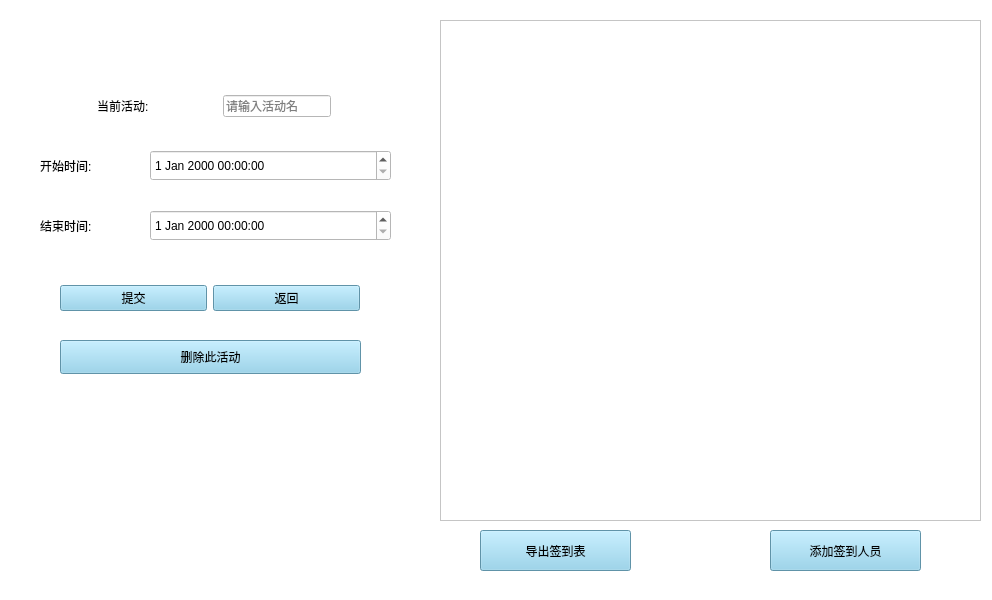
<?xml version="1.0" encoding="UTF-8"?>
<ui version="4.0">
 <class>manageAct</class>
 <widget class="QMainWindow" name="manageAct">
  <property name="geometry">
   <rect>
    <x>0</x>
    <y>0</y>
    <width>992</width>
    <height>600</height>
   </rect>
  </property>
  <property name="windowTitle">
   <string>管理活动</string>
  </property>
  <property name="styleSheet">
   <string notr="true">* {
	background-color: white;
	font: 12pt &quot;YaHei Monaco Hybird&quot;;
}
QPushButton{
	background-color: skyblue;
}
QLabel{
	font: 12pt &quot;YaHei Monaco Hybird&quot;;
}</string>
  </property>
  <widget class="QWidget" name="centralwidget">
   <widget class="QDateTimeEdit" name="end_dt">
    <property name="geometry">
     <rect>
      <x>150</x>
      <y>210</y>
      <width>241</width>
      <height>31</height>
     </rect>
    </property>
   </widget>
   <widget class="QLabel" name="name_lab_3">
    <property name="geometry">
     <rect>
      <x>40</x>
      <y>210</y>
      <width>101</width>
      <height>31</height>
     </rect>
    </property>
    <property name="sizePolicy">
     <sizepolicy hsizetype="Fixed" vsizetype="Fixed">
      <horstretch>60</horstretch>
      <verstretch>30</verstretch>
     </sizepolicy>
    </property>
    <property name="text">
     <string>结束时间:</string>
    </property>
    <property name="textFormat">
     <enum>Qt::PlainText</enum>
    </property>
    <property name="buddy">
     <cstring></cstring>
    </property>
   </widget>
   <widget class="QWidget" name="layoutWidget">
    <property name="geometry">
     <rect>
      <x>29</x>
      <y>90</y>
      <width>371</width>
      <height>33</height>
     </rect>
    </property>
    <layout class="QHBoxLayout" name="horizontalLayout">
     <item>
      <widget class="QLabel" name="name_lab">
       <property name="sizePolicy">
        <sizepolicy hsizetype="Fixed" vsizetype="Fixed">
         <horstretch>60</horstretch>
         <verstretch>30</verstretch>
        </sizepolicy>
       </property>
       <property name="text">
        <string>当前活动:</string>
       </property>
       <property name="textFormat">
        <enum>Qt::PlainText</enum>
       </property>
       <property name="buddy">
        <cstring></cstring>
       </property>
      </widget>
     </item>
     <item>
      <widget class="QLineEdit" name="name_le">
       <property name="sizePolicy">
        <sizepolicy hsizetype="Fixed" vsizetype="Fixed">
         <horstretch>200</horstretch>
         <verstretch>30</verstretch>
        </sizepolicy>
       </property>
       <property name="baseSize">
        <size>
         <width>220</width>
         <height>30</height>
        </size>
       </property>
       <property name="text">
        <string/>
       </property>
       <property name="placeholderText">
        <string>请输入活动名</string>
       </property>
      </widget>
     </item>
    </layout>
   </widget>
   <widget class="QDateTimeEdit" name="start_dt">
    <property name="geometry">
     <rect>
      <x>150</x>
      <y>150</y>
      <width>241</width>
      <height>31</height>
     </rect>
    </property>
   </widget>
   <widget class="QLabel" name="name_lab_2">
    <property name="geometry">
     <rect>
      <x>40</x>
      <y>150</y>
      <width>101</width>
      <height>31</height>
     </rect>
    </property>
    <property name="sizePolicy">
     <sizepolicy hsizetype="Fixed" vsizetype="Fixed">
      <horstretch>60</horstretch>
      <verstretch>30</verstretch>
     </sizepolicy>
    </property>
    <property name="text">
     <string>开始时间:</string>
    </property>
    <property name="textFormat">
     <enum>Qt::PlainText</enum>
    </property>
    <property name="buddy">
     <cstring></cstring>
    </property>
   </widget>
   <widget class="QWidget" name="layoutWidget_2">
    <property name="geometry">
     <rect>
      <x>60</x>
      <y>280</y>
      <width>300</width>
      <height>36</height>
     </rect>
    </property>
    <layout class="QHBoxLayout" name="horizontalLayout_6">
     <item>
      <widget class="QPushButton" name="add_bt">
       <property name="text">
        <string>提交</string>
       </property>
      </widget>
     </item>
     <item>
      <widget class="QPushButton" name="return_bt">
       <property name="text">
        <string>返回</string>
       </property>
      </widget>
     </item>
    </layout>
   </widget>
   <widget class="QTableWidget" name="user_tb">
    <property name="geometry">
     <rect>
      <x>440</x>
      <y>20</y>
      <width>541</width>
      <height>501</height>
     </rect>
    </property>
   </widget>
   <widget class="QPushButton" name="output_btn">
    <property name="geometry">
     <rect>
      <x>480</x>
      <y>530</y>
      <width>151</width>
      <height>41</height>
     </rect>
    </property>
    <property name="sizePolicy">
     <sizepolicy hsizetype="Fixed" vsizetype="Fixed">
      <horstretch>150</horstretch>
      <verstretch>40</verstretch>
     </sizepolicy>
    </property>
    <property name="text">
     <string>导出签到表</string>
    </property>
   </widget>
   <widget class="QPushButton" name="addUser_btn">
    <property name="geometry">
     <rect>
      <x>770</x>
      <y>530</y>
      <width>151</width>
      <height>41</height>
     </rect>
    </property>
    <property name="sizePolicy">
     <sizepolicy hsizetype="Fixed" vsizetype="Fixed">
      <horstretch>150</horstretch>
      <verstretch>40</verstretch>
     </sizepolicy>
    </property>
    <property name="text">
     <string>添加签到人员</string>
    </property>
   </widget>
   <widget class="QPushButton" name="delete_btn">
    <property name="geometry">
     <rect>
      <x>60</x>
      <y>340</y>
      <width>301</width>
      <height>34</height>
     </rect>
    </property>
    <property name="text">
     <string>删除此活动</string>
    </property>
   </widget>
  </widget>
  <widget class="QStatusBar" name="statusbar"/>
 </widget>
 <resources/>
 <connections/>
</ui>
